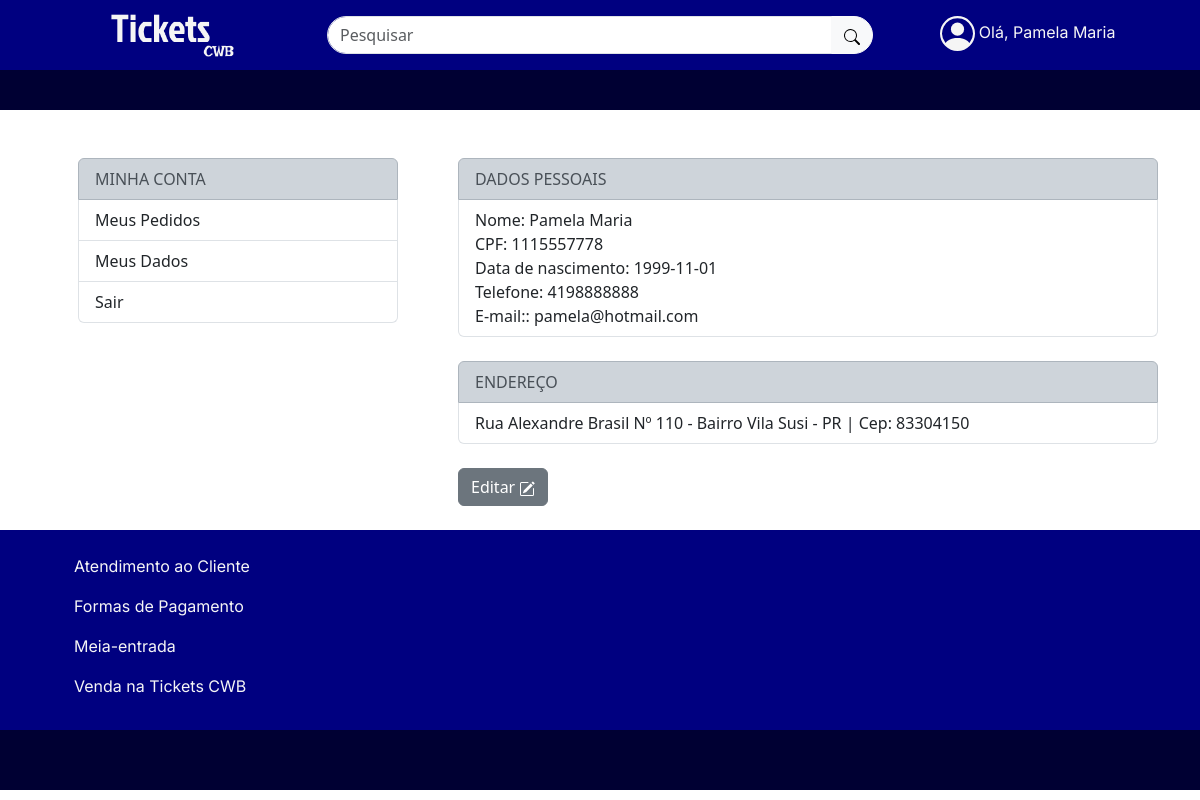
The page /usuario/meus_dados.php (signed in) on the database its author committed.
### tables this page shows
CREATE TABLE `usuarios` (
  `id_usuario` int(4) NOT NULL,
  `nm_usuario` varchar(100) NOT NULL,
  `ds_email` varchar(60) NOT NULL,
  `ds_senha` varchar(50) NOT NULL,
  `dt_nascimento` date NOT NULL,
  `nr_telefone` char(11) NOT NULL,
  `nr_cpf` char(11) NOT NULL,
  `nr_cep` char(8) NOT NULL,
  `nm_estado` varchar(30) NOT NULL,
  `nm_cidade` varchar(30) NOT NULL,
  `nm_bairro` varchar(30) NOT NULL,
  `nm_rua` varchar(30) NOT NULL,
  `ds_numero` varchar(10) NOT NULL,
  `ds_status_cad` int(1) NOT NULL
);

### usuario/meus_dados.php (the view, shortened to what this page needs)
<?php
include "../conn.php";
$cons_nome=$conn->prepare('SELECT * FROM usuarios WHERE id_usuario=:id');
                     $cons_nome->bindValue(':id',$_SESSION['login']);
                     $cons_nome->execute();
                     $row_nome=$cons_nome->fetch();
?>
<!DOCTYPE html>
<html lang="pt-br">
<head>
   <link href="https://cdn.jsdelivr.net/npm/bootstrap@5.3.2/dist/css/bootstrap.min.css" rel="stylesheet">
   <link rel="stylesheet" style="text/css" href="../style.css"/>
</head>
<body>
   <nav>
      <div class="container-fluid menu" style="background-color: #000080;">
         <div class="container text-center" style="background-color: #000080;">
            <div class="row">
               <div class=" col-xl-3 col-md-4 col-12">
               <a class="navbar-brand" href="../index.php?id=<?php echo $row_nome['id_usuario']?>">
               <img src="../img/Group 49.png" height="60" width="auto">
                  </a>
               </div>
               <div class="pt-3 col-xl-6 col-md-4 col-12">
                  <div class="container-fluid">
                     <div class="input-group mb-3">
                        <input type="text" class="form-control" placeholder="Pesquisar" aria-label="Recipient's username" for="pesquisar">
                           <button class="btn btn-light" type="submit">
                           </button>
                     </div>
                  </div>
               </div>
               <div class="dropdown-center pt-3 col-xl-3 col-md-4 col-12">
                     <?php
                     echo "<p>Olá, ".$row_nome['nm_usuario']."</P>";
                  ?>
               </div>
         </div>
      </div>
   </nav>
   <div class="container-fluid"  style="background-color: #000033; height: 40px; width: 100%;"></div>
      <div class="container-fluid">
         <div class="container">
            <div class="row">
               <div class="col-lg-4 col-sm-12 pt-5 ps-5">
                  <div class="list-group">
                     <a href="#" class="list-group-item list-group-item-action  list-group-item-dark" aria-current="true">
                     MINHA CONTA
                     </a>
                     <a href="minha_conta.php" class="list-group-item list-group-item-action">Meus Pedidos</a>
                     <a href="meus_dados.php" class="list-group-item list-group-item-action">Meus Dados</a>
                     <a href="../log.php" class="list-group-item list-group-item-action">Sair</a>
                  </div>
               </div>
               <div class="col-lg-8 col-sm-12 pt-5 ps-5">
                  <ul class="list-group">
                     <li class="list-group-item list-group-item-dark">DADOS PESSOAIS</li>
                     <li class="list-group-item">Nome: <?php  echo $row_nome['nm_usuario']."<br>CPF: "
                     .$row_nome['nr_cpf']."<br>Data de nascimento: ".$row_nome['dt_nascimento']."<br>Telefone: ".$row_nome['nr_telefone'].
                     "<br>E-mail:: ".$row_nome['ds_email'];?></li>
                  </ul>
               <br>
               <ul class="list-group">
                  <li class="list-group-item list-group-item-dark">ENDEREÇO</li>
                  <li class="list-group-item"><?php  echo $row_nome['nm_rua']." Nº ".$row_nome['ds_numero']." - Bairro ".$row_nome['nm_bairro']." - ".$row_nome['nm_estado']." | Cep: ".$row_nome['nr_cep'];?></li>
               </ul>
               <br>
               <a href="alterar_dados.php" type="button" class="btn btn-secondary">Editar
</a>
               <br><br>
               </div>
            </div>
         </div>
      </div>
   <footer>
      <div class="container-fluid">
         <div class="container">
            <div class="row">
               <div class="pt-4 col-md-12">
                  <ul>
                     <li class="list-group-item">
                        <a href="../Pi_1/atendimento.html">
                           <p>Atendimento ao Cliente</p>
                        </a>
                     </li>
                     <li class="list-group-item">
                        <a href="../Pi_1/formpagamento.html">
                           <p>Formas de Pagamento</p>
                        </a>
                     </li>
                     <li class="list-group-item">
                        <a href="../Pi_1/meiaentrada.html">
                           <p>Meia-entrada</p>
                        </a>
                     </li>
                     <li class="list-group-item">
                        <a href="../PI/login_organizador.html">
                           <p>Venda na Tickets CWB</p>
                        </a>
                     </li>
                  </ul>
               </div>
            </div>
         </div>
      </div>
      <div class="container-fluid"  style="background-color: #000033; height: 60px; width: 100%;"></div>
</footer>
</body>
</html>

### style.css (style rules this page uses)
.form-control { border-radius: 20px; }
.btn-light { border-radius: 20px; }
footer { background-color: #000080; }
a { text-decoration:none; }
.container-fluid { --bs-gutter-x: 0; }
p { display: inline-flex; font-family: 'Inter', sans-serif; color:#f5f5f5; }

### rows shown on the page
usuarios: nm_usuario "Pamela Maria", nr_cpf "1115557778", dt_nascimento "1999-11-01", nr_telefone "4198888888", ds_email "pamela@hotmail.com", nm_rua "Rua Alexandre Brasil", ds_numero "110", nm_bairro "Vila Susi", nm_estado "PR", nr_cep "83304150"
